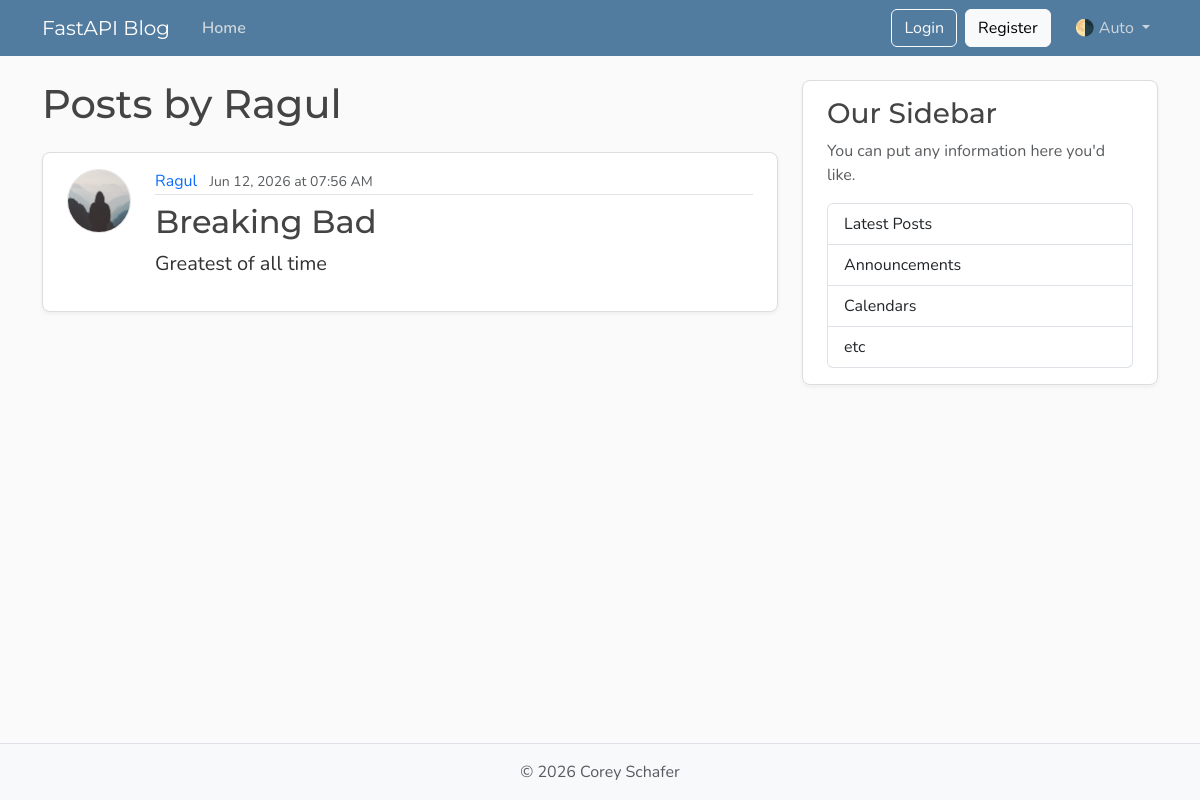
The app's page /users/3/posts, older data.
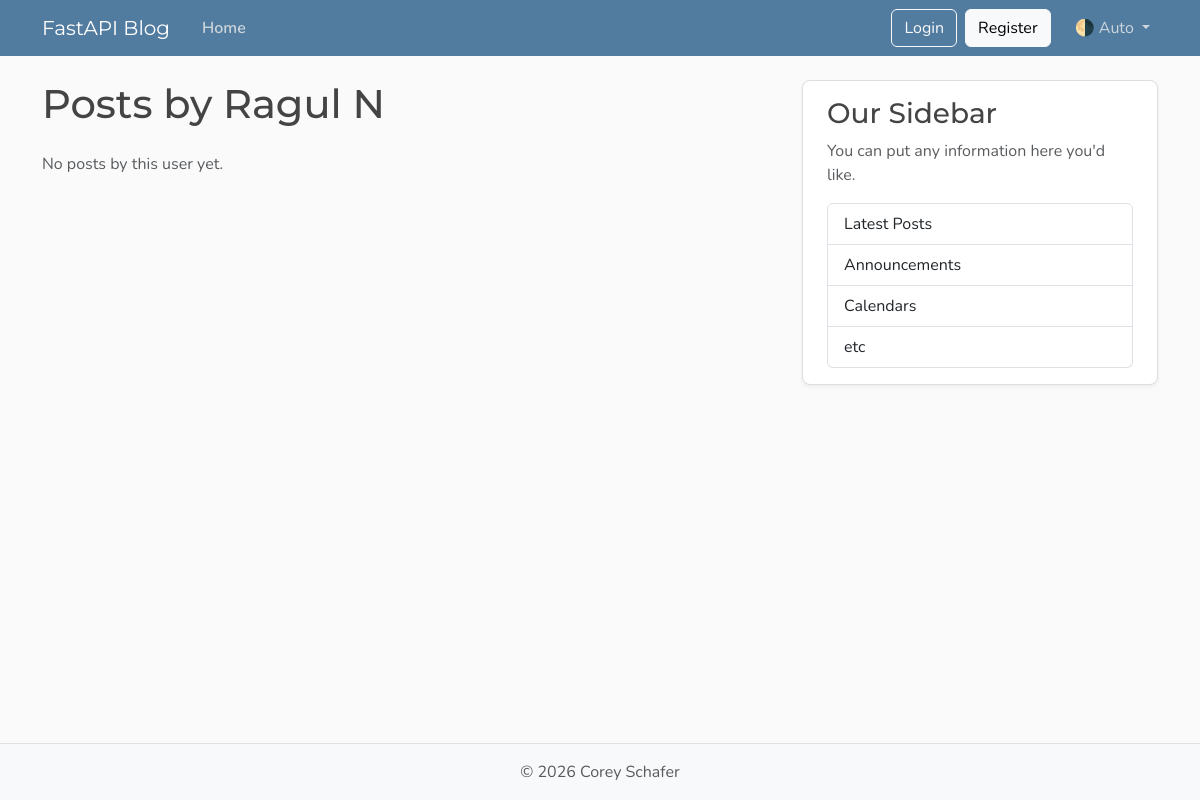
The same page, newer data.
### models.py (models this page shows, shortened)
class User(Base):
    __tablename__ = "users"
    id: Mapped[int] = mapped_column(Integer, primary_key=True, index=True)
    username: Mapped[str] = mapped_column(String(50), unique=True, nullable=False)
    email: Mapped[str] = mapped_column(String(120), unique=True, nullable=False)
    password_hash: Mapped[str] = mapped_column(String(200), nullable=False)
    image_file: Mapped[str | None] = mapped_column(String(200), nullable=True, default=None)
    posts: Mapped[list[Post]] = relationship(
        back_populates="author",
        cascade="all, delete-orphan"
    )

class Post(Base):
    __tablename__ = "posts"
    id: Mapped[int] = mapped_column(Integer, primary_key=True, index=True)
    title: Mapped[str] = mapped_column(String(100), nullable=False)
    content: Mapped[str] = mapped_column(Text, nullable=False)
    user_id: Mapped[int] = mapped_column(
        ForeignKey("users.id"), nullable=False, index=True
    )
    date_posted: Mapped[datetime] = mapped_column(
        DateTime(timezone=True),
        default=lambda: datetime.now(UTC)
    )
    author: Mapped[User] = relationship(back_populates="posts")

### main.py (the view)
@app.get(
    "/users/{user_id}/posts",
    include_in_schema=False,
    name="user_posts",
)
async def user_posts_page(
    request: Request,
    user_id: int,
    db: Annotated[AsyncSession, Depends(get_db)],
):
    user = (
        await db.execute(
            select(models.User).where(
                models.User.id == user_id
            )
        )
    ).scalars().first()
    if not user:
        raise HTTPException(
            status_code=status.HTTP_404_NOT_FOUND,
            detail="User not found",
        )
    posts_db = (
        await db.execute(
            select(models.Post)
            .options(joinedload(models.Post.author))
            .where(models.Post.user_id == user_id)
        )
    ).scalars().all()
    return templates.TemplateResponse(
        request=request,
        name="user_posts.html",
        context={
            "user": user,
            "posts": posts_db,
            "title": f"{user.username}'s Posts",
        },
    )

### templates/user_posts.html
{% extends "layout.html" %}
{% block content %}
    <h1 class="mb-4">Posts by {{ user.username if user else "User" }}</h1>
    <div id="postsContainer">
        {% for post in posts %}
            <article class="content-section py-3 px-4 mb-4">
                <div class="d-flex align-items-start gap-4">
                    <img class="rounded-circle article-img flex-shrink-0"
                         src="{{ post.author.image_path if post.author.image_path else url_for('static', path='profile_pics/default.jpg') }}"
                         alt="{{ post.author.username }}'s profile picture"
                         width="64"
                         height="64"
                         loading="lazy">
                    <div class="flex-grow-1">
                        <div class="article-metadata mb-2">
                            <a class="me-2" href="/users/{{ post.author.id }}/posts">{{ post.author.username }}</a>
                            <small class="text-body-secondary">{{ post.date_posted | datetimeformat }}</small>
                        </div>
                        <h2>
                            <a class="article-title" href="/posts/{{ post.id }}">{{ post.title }}</a>
                        </h2>
                        <p class="article-content">{{ post.content }}</p>
                    </div>
                </div>
            </article>
        {% else %}
            <p class="text-body-secondary">No posts by this user yet.</p>
        {% endfor %}
    </div>
{% endblock content %}

Row changes from the older to the newer data that the page shows:
removed Post: author.username "Ragul", date_posted "Jun 12, 2026 at 07:56 AM", title "Breaking Bad", content "Greatest of all time"
changed User: username "Ragul" → "Ragul N"
Text that changed along with them:
text now shown: "No posts by this user yet."
